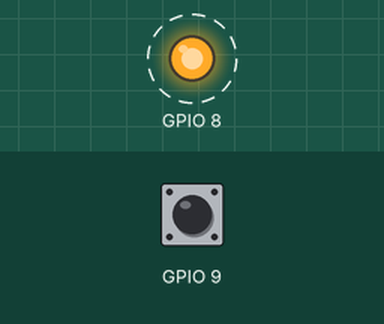
Recording of a program running on a simulated ESP32-C3. On the bench: output pins drawn as LEDs (lit = HIGH). Dashed ring = blinking. The inputs (shaded band) are chosen by the test bench; at power-on: GPIO 9 HIGH. What the program prints to the serial monitor is not drawn.

Above: at 2.8 s.
2.9 s: GPIO 9 pulled LOW for 3.2 s
At 6.6 s:
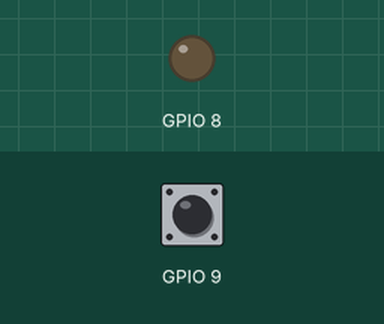
At 7.1 s:
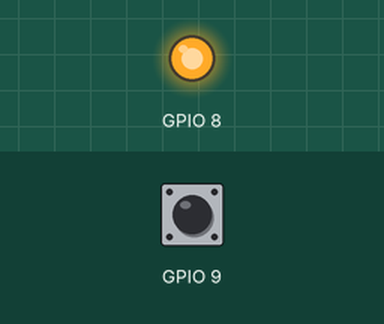
Timing chart, 0 to 13.6 s (numbered marks = the images above; inputs shaded):
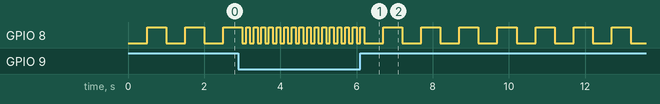

The program:

main.cpp
```cpp
// Lesson 02 - First Firmware. Most simpele demo.
//
// Everything from today in one program:
//   - blink the blue status LED (GPIO 8, active low)
//   - report state over Serial
// Behaviour: the LED blinks slowly.

#include <Arduino.h>

// Board pinout - stays the same in every lesson. See README.md.
static const uint8_t LED_PIN = 8U;     // blue status LED, LOW = ON
static const uint8_t BUTTON_PIN = 9U;  // BOOT button, LOW = pressed

static const uint32_t SLOW_MS = 500U;
static const uint32_t FAST_MS = 100U;

void setup() {
    Serial.begin(115200U);
    pinMode(LED_PIN, OUTPUT);
    pinMode(BUTTON_PIN, INPUT_PULLUP);

    Serial.println("lesson-02 demo: simple blink");
}

void loop() {
    if (digitalRead(BUTTON_PIN)==LOW)
    {
        digitalWrite(LED_PIN,LOW);
        delay(FAST_MS);
        digitalWrite(LED_PIN,HIGH);
        delay(FAST_MS);
    }
    else
    {
        digitalWrite(LED_PIN,LOW);
        delay(SLOW_MS);
        digitalWrite(LED_PIN,HIGH);
        delay(SLOW_MS);
    }
}
```
